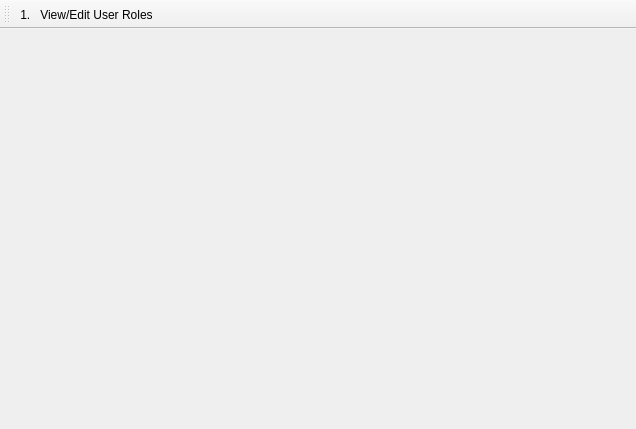
<?xml version="1.0" encoding="UTF-8"?>
<ui version="4.0">
 <class>Company</class>
 <widget class="QMainWindow" name="Company">
  <property name="geometry">
   <rect>
    <x>0</x>
    <y>0</y>
    <width>636</width>
    <height>429</height>
   </rect>
  </property>
  <property name="windowTitle">
   <string>Company</string>
  </property>
  <property name="windowIcon">
   <iconset resource="../MegvelERP/src/res.qrc">
    <normaloff>:/images/settings_48.png</normaloff>:/images/settings_48.png</iconset>
  </property>
  <widget class="QWidget" name="centralwidget">
   <layout class="QVBoxLayout" name="verticalLayout">
    <property name="spacing">
     <number>1</number>
    </property>
    <property name="margin">
     <number>1</number>
    </property>
    <item>
     <widget class="FancyTabWidget" name="widget" native="true">
      <property name="sizePolicy">
       <sizepolicy hsizetype="Preferred" vsizetype="Preferred">
        <horstretch>0</horstretch>
        <verstretch>1</verstretch>
       </sizepolicy>
      </property>
     </widget>
    </item>
   </layout>
  </widget>
  <widget class="QToolBar" name="mainToolBar">
   <property name="windowTitle">
    <string>toolBar</string>
   </property>
   <property name="styleSheet">
    <string notr="true"/>
   </property>
   <attribute name="toolBarArea">
    <enum>TopToolBarArea</enum>
   </attribute>
   <attribute name="toolBarBreak">
    <bool>false</bool>
   </attribute>
   <addaction name="actionView_Edit_User_Roles"/>
  </widget>
  <action name="actionView_Edit_User_Roles">
   <property name="text">
    <string>1.   View/Edit User Roles</string>
   </property>
  </action>
 </widget>
 <customwidgets>
  <customwidget>
   <class>FancyTabWidget</class>
   <extends>QWidget</extends>
   <header>fancytabwidget.h</header>
   <container>1</container>
  </customwidget>
 </customwidgets>
 <resources>
  <include location="../MegvelERP/src/res.qrc"/>
 </resources>
 <connections/>
</ui>
